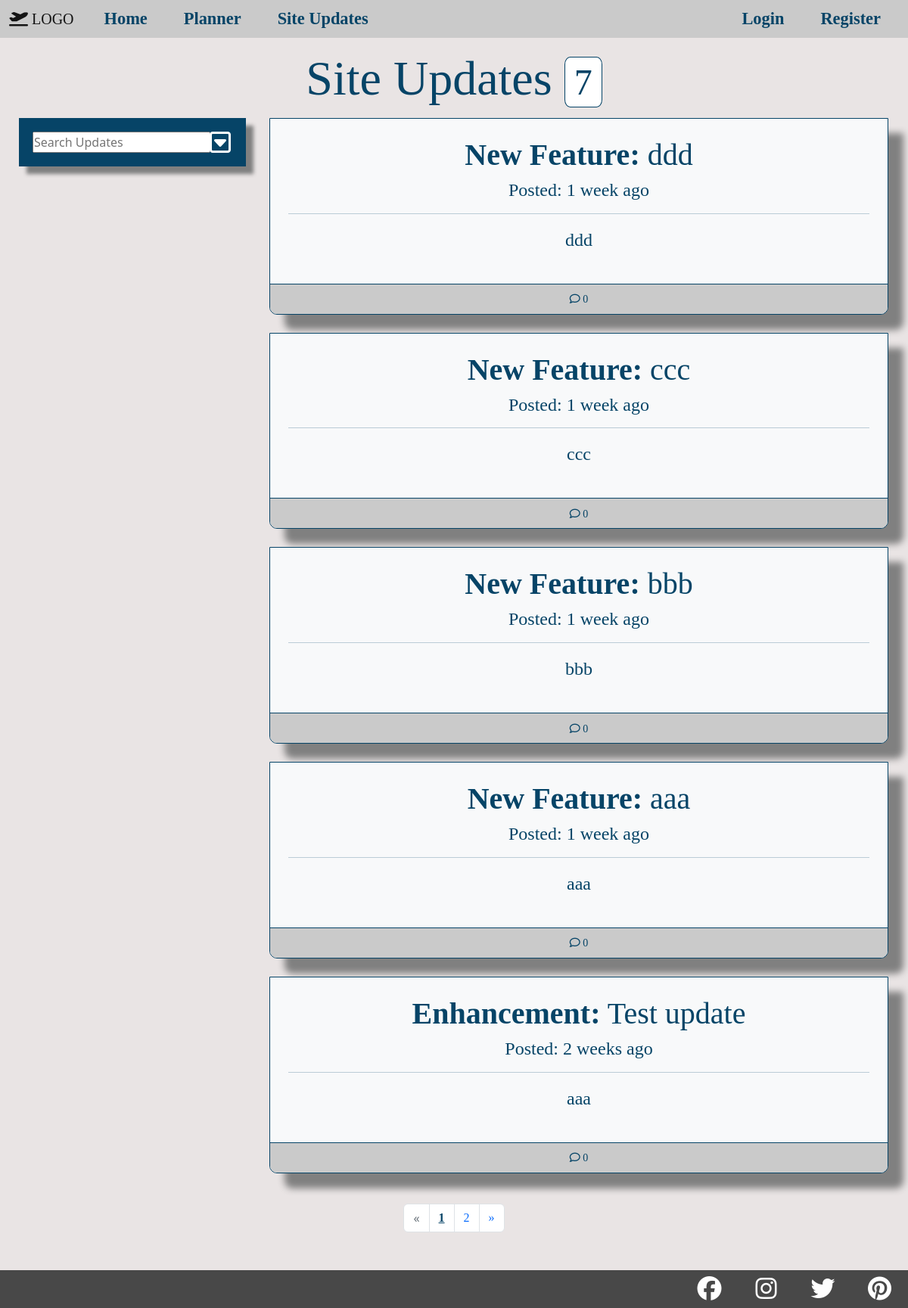
Page /updates/ on the committed database.
### site_updates/models.py (models this page shows, shortened)
class Update(models.Model):
    topic = models.ForeignKey(UpdateCatagory, on_delete=models.CASCADE)
    title = models.CharField(max_length=100)
    content = models.TextField()
    update_image = ResizedImageField(
                                    upload_to='media/update_pics/',
                                    blank=True,
                                    size=[600, None],
                                    force_format='JPEG')
    published_on = models.DateTimeField(auto_now_add=True)
    class Meta:
        ordering = ('-published_on',)

class UpdateCatagory(models.Model):
    topic_catagory = models.CharField(max_length=100)
    def __str__(self):
        return self.topic_catagory

### site_updates/views.py (the view)
# urls.py: path('', AdminUpdatesListView.as_view(), name="all-admin-updates"),
class AdminUpdatesListView(View):
    def get(self, request):
        topics = UpdateCatagory.objects.all()
        if request.GET.get('q') is not None:
            q = request.GET.get('q')
        else:
            q = ""
        update_list_published = Update.objects.all()
        updates = update_list_published.filter(
            Q(topic__topic_catagory__icontains=q) |
            Q(title__icontains=q)
            )
        updates = updates.distinct()
        topic_items = updates.count()
        page = request.GET.get('page', 1)
        paginator = Paginator(updates, 5)
        try:
            updates = paginator.page(page)
        except PageNotAnInteger:
            updates = paginator.page(1)
        except EmptyPage:
            updates = paginator.page(paginator.num_pages)
        return render(
            request,
            "site_updates/admin-updates.html",
            {
                "updates": updates,
                "topics": topics,
                "topic_items": topic_items,
                "all_published_updates": update_list_published,
                "search_query": q,
            }
        )

### site_updates/templates/site_updates/admin-updates.html (shortened to what this page needs)
{% extends "base.html" %}
{% block content %}
    <div class="updates-page">
        <div class="text-center updates-title-section">
            {% if topic_items != 0 %}
            <div class="updates-title">
                <h1>Site Updates</h1>
                <h3 class="updates-header-count">{{topic_items}}</h3>
            </div>
            {% endif %}
        </div>
        <div class="d-lg-flex">
            <div class="full-search-container">
                <div class="topic-filter-container">
                    <div class="col-9 search-container">
                        <form class="m-2" method="GET" action="{% url 'all-admin-updates' %}">
                            <input type="text" name="q" placeholder="Search Updates" />
                        </form>
                    </div>
                    <div class="col topic-dropdown-icon-container">
                        <i onclick="filterToggle()" class="fa-regular fa-square-caret-down"></i>
                    </div>
                </div>
            </div>
            <div class="w-100 mt-4 mt-lg-0">
                {% if topic_items != 0 %}
                    {% for update in updates %}
                    <div class="bg-light update-card mb-4 mx-3">
                        <a href="{% url 'admin-update-detail' update.id %}">
                            <div class="p-4 all-updates-card-body">
                                <h4 class="text-center"><strong>{{ update.topic }}:</strong> {{ update.title }}</h4>
                                <h6 class="text-center">Posted: {{ update.published_on|timesince }} ago</h6>
                                <hr>
                                <p class="text-center">{{ update.content|linebreaksbr }}</p>
                            </div>
                        </a>
                        <div class="update-card-footer">
                            {% if update.updatecomment_set.all.count == 0 %}
                                <a class="text-decoration-none" href="{% url 'admin-update-detail' update.id %}">
                                    <small><strong><i class="fa-regular fa-comment"></i></strong>&nbsp;{{ update.updatecomment_set.all.count }}</small>
                                </a>
                            {% else %}
                                <a class="text-decoration-none" href="{% url 'admin-update-detail' update.id %}">
                                    <small><strong><i class="fa-solid fa-comment"></i></strong>&nbsp;{{ update.updatecomment_set.all.count }}</small>
                                </a>
                            {% endif %}
                        </div>
                    </div>
                    {% endfor %}
                {% else %}
                    <div class="topic-not-found-img-container">
                        <img class="topic-not-found-img" src="https://django-travel-app.s3.eu-west-2.amazonaws.com/images/topic-not-found-cropped.jpg" alt="">
                    </div>
                {% endif %}
            </div>
        </div>
        {% if updates.has_other_pages %}
            <nav class="buffer-site-updates">
                <ul class="pagination justify-content-center mt-3">
                    {% if updates.has_previous %}
                        <li>
                            <a class="page-link" href="?page={{ updates.previous_page_number }}&q={{search_query}}" aria-label="Previous">
                            <span aria-hidden="true">&laquo;</span>
                            </a>
                        </li>
                    {% else %}
                        <li class="page-item disabled">
                            <span class="page-link" aria-hidden="true">&laquo;</span>
                        </li>
                    {% endif %}
                    {% for update in updates.paginator.page_range %}
                    {% if updates.number == update %}
                        <li class="page-item active-page-item"><a class="page-link active-page-link" href="#"><strong>{{ update }}</strong></a></li>
                    {% else %}
                        <li class="page-item"><a class="page-link" href="?page={{ update }}&q={{search_query}}">{{ update }}</a></li>
                    {% endif %}
                    {% endfor %}
                    {% if updates.has_next %}
                        <li class="page-item">
                            <a class="page-link" href="?page={{ updates.next_page_number }}&q={{search_query}}" aria-label="Next">
                            <span aria-hidden="true">&raquo;</span>
                            </a>
                        </li>
                    {% else %}
                        <li class="page-item disabled">
                            <span class="page-link" aria-hidden="true">&raquo;</span>
                        </li>
                    {% endif %}
                </ul>
            </nav>
        {% else %}
            <div class="buffer-site-updates"></div>
        {% endif %}
    </div>
{% endblock content %}

### static/css/main.css (style rules this page uses)
* { padding: 0; margin: 0; box-sizing: border-box; }
h1, h2, h3, h4, h5, h6 { font-family: 'Lora', serif; }
a { font-family: 'Lora', serif; }
p, .comments-txt, .form-label { font-family: 'Merriweather', serif; }
@media (min-width: 768px) { h1 { font-size: 350%; } }
@media (min-width: 768px) { h3 { font-size: 250%; } }
@media (min-width: 768px) { h4 { font-size: 200%; } }
@media (min-width: 768px) { h6 { font-size: 140%; } }
@media (min-width: 768px) { p, .comments-txt { font-size: 140%; } }
@media (min-width: 992px) { h1 { font-size: 400%; } }
@media (min-width: 992px) { h3 { font-size: 300%; } }
@media (min-width: 992px) { h4 { font-size: 250%; } }
@media (min-width: 992px) { h6 { font-size: 150%; } }
@media (min-width: 992px) { p, .comments-txt { font-size: 150%; } }
.update-card { padding: 0; border: 1px solid rgb(6, 68, 103); border-radius: 0 0 10px 10px; overflow: hidden; box-shadow: 20px 20px 10px grey; margin: 5px; }
.update-card-footer { display: flex; justify-content: center; align-items: center; border-top: 1px solid rgb(6, 68, 103); height: 40px; background-color: rgb(202, 202, 202); position: relative; }
.update-card a { text-decoration: none; }
.updates-page { margin: 40px 10px 20px 10px; }
.updates-title-section { color: rgb(6, 68, 103); }
.updates-title { display: flex; justify-content: center; align-items: center; margin-top: 50px; }
.updates-header-count { background-color: white; border: 1px solid #064467; border-radius: 15%; padding: .25rem .75rem; margin-left: 1rem; margin-bottom: 0; }
.full-search-container { margin: 5px 15px; }
.topic-filter-container { background-color: rgb(6, 68, 103); box-shadow: 10px 10px 5px grey; color: white; padding: 10px; display: flex; }
.search-container { margin: 0; }
.topic-dropdown-icon-container { margin: 0; display: flex; align-items: center; justify-content: end; font-size: 200%; padding-right: 10px; }
@media (min-width: 820px) { .full-search-container { min-width: 300px; } }
.update-card a { color: rgb(6, 68, 103); }
.page-item { z-index: 0; }
.page-link { z-index: 0; }
.active-page-link { color: rgb(6, 68, 103); text-decoration: underline; }
.buffer-site-updates { margin-bottom: 100px; }
body { background-color: rgb(6, 68, 103); color: white; }

### site_updates/templates/site_updates/admin-updates.html (style rules this page uses)
body { background-color: #e9e4e4; }

### rows in the picture
Update: topic "New Feature", title "ddd", published_on "1 week", content "ddd", updatecomment_set.all.count "0"
Update: topic "New Feature", title "ccc", published_on "1 week", content "ccc", updatecomment_set.all.count "0"
Update: topic "New Feature", title "bbb", published_on "1 week", content "bbb", updatecomment_set.all.count "0"
Update: topic "New Feature", title "aaa", published_on "1 week", content "aaa", updatecomment_set.all.count "0"
Update: topic "Enhancement", title "Test update", published_on "2 weeks", content "aaa", updatecomment_set.all.count "0"

### other values in the picture
{{ topic_items }} "7"
{{ update }} "1"
{{ update }} "2"
